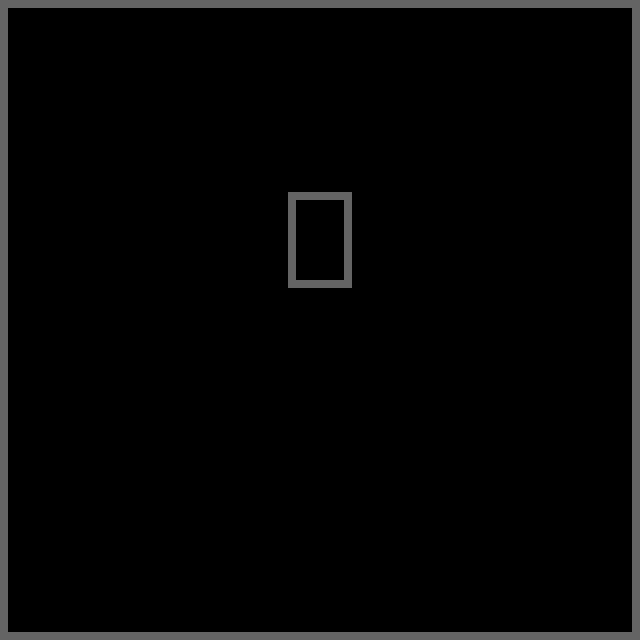

This game map was drawn from its Tiled (.tmx) file and the tilesets committed beside it. A one-line description and the full map source follow:
An orthogonal 20x20 tile map with 32x32 px tiles, 1 tile layer (Tile Layer 1) and 7 objects (4x Block, player, enemy, wall).

<map version="1.0" orientation="orthogonal" renderorder="right-down" width="20" height="20" tilewidth="32" tileheight="32" nextobjectid="14">
 <tileset firstgid="1" name="4x4 grey_wall_topdown" tilewidth="32" tileheight="32" spacing="10" tilecount="16" columns="4">
  <image source="../tilesets/4x4 grey_wall_topdown.png" width="158" height="158" />
 </tileset>
 <layer name="Tile Layer 1" width="20" height="20">
  <data encoding="csv">
1,2,2,2,2,2,2,2,2,2,2,2,2,2,2,2,2,2,2,4,
9,0,0,0,0,0,0,0,0,0,0,0,0,0,0,0,0,0,0,8,
9,0,0,0,0,0,0,0,0,0,0,0,0,0,0,0,0,0,0,8,
9,0,0,0,0,0,0,0,0,0,0,0,0,0,0,0,0,0,0,8,
9,0,0,0,0,0,0,0,0,0,0,0,0,0,0,0,0,0,0,8,
9,0,0,0,0,0,0,0,0,0,0,0,0,0,0,0,0,0,0,8,
9,0,0,0,0,0,0,0,0,1,4,0,0,0,0,0,0,0,0,8,
9,0,0,0,0,0,0,0,0,9,8,0,0,0,0,0,0,0,0,8,
9,0,0,0,0,0,0,0,0,13,16,0,0,0,0,0,0,0,0,8,
9,0,0,0,0,0,0,0,0,0,0,0,0,0,0,0,0,0,0,8,
9,0,0,0,0,0,0,0,0,0,0,0,0,0,0,0,0,0,0,8,
9,0,0,0,0,0,0,0,0,0,0,0,0,0,0,0,0,0,0,8,
9,0,0,0,0,0,0,0,0,0,0,0,0,0,0,0,0,0,0,8,
9,0,0,0,0,0,0,0,0,0,0,0,0,0,0,0,0,0,0,8,
9,0,0,0,0,0,0,0,0,0,0,0,0,0,0,0,0,0,0,8,
9,0,0,0,0,0,0,0,0,0,0,0,0,0,0,0,0,0,0,8,
9,0,0,0,0,0,0,0,0,0,0,0,0,0,0,0,0,0,0,8,
9,0,0,0,0,0,0,0,0,0,0,0,0,0,0,0,0,0,0,8,
9,0,0,0,0,0,0,0,0,0,0,0,0,0,0,0,0,0,0,8,
13,15,15,15,15,15,15,15,15,15,15,15,15,15,15,15,15,15,15,16
</data>
 </layer>
 <objectgroup name="Object Layer 1">
  <object id="4" name="wall" type="Block" x="0" y="0" width="640" height="8" />
  <object id="5" name="wall" type="Block" x="0" y="632" width="640" height="8" />
  <object id="6" name="wall" type="Block" x="0" y="8" width="8" height="624" />
  <object id="7" name="wall" type="Block" x="632" y="8" width="8" height="624" />
  <object id="9" name="player" x="256" y="224" width="32" height="32" />
  <object id="11" name="enemy" x="352" y="224" width="32" height="32" />
  <object id="13" name="wall" x="288" y="192" width="64" height="96" />
 </objectgroup>
</map>
